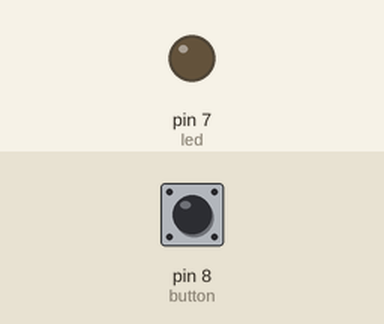
This sketch was run on a simulated Arduino Uno, built with avr-gcc and run on an emulated ATmega328P. On the bench: output pins drawn as LEDs (lit = HIGH). The inputs (shaded band) are chosen by the test bench; at power-on: pin 8 (button) LOW.

Above: at 1.2 s.
1.3 s: pin 8 (button) pulled HIGH for 0.15 s
At 1.37 s:
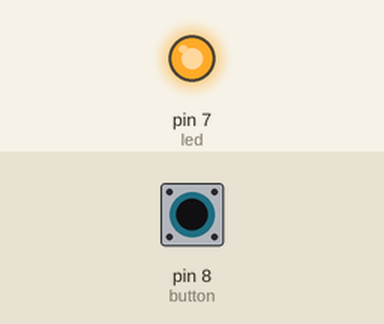
2.9 s: pin 8 (button) pulled HIGH for 3.2 s
At 7.5 s:
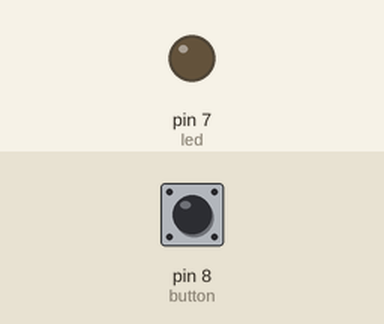
Timing chart, 0 to 9.0 s (numbered marks = the images above; inputs shaded):
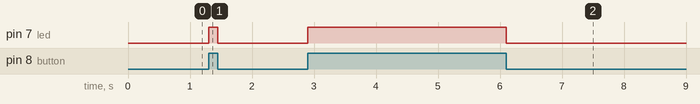

The sketch:

task_2_embadded.ino
```cpp
#define led 7
#define button 8

void setup() {
    pinMode(led,OUTPUT);
    pinMode(button,INPUT);

}

void loop() {
  int data = digitalRead(button);
  if(data == 1)
  {
    digitalWrite(led,1);
  }
  else
  {
    digitalWrite(led,0);
  }

}
```

Measured:
- after the input at 1.3 s, pin 7 (led): LOW → HIGH at once, → LOW 0.15 s later
- after the input at 2.9 s, pin 7 (led): LOW → HIGH at once, → LOW 3.2 s later
